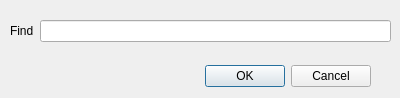
<?xml version="1.0" encoding="UTF-8"?>
<ui version="4.0">
 <class>findDialog</class>
 <widget class="QDialog" name="findDialog">
  <property name="geometry">
   <rect>
    <x>0</x>
    <y>0</y>
    <width>400</width>
    <height>98</height>
   </rect>
  </property>
  <property name="windowTitle">
   <string>Dialog</string>
  </property>
  <widget class="QDialogButtonBox" name="buttonBox">
   <property name="geometry">
    <rect>
     <x>30</x>
     <y>60</y>
     <width>341</width>
     <height>32</height>
    </rect>
   </property>
   <property name="orientation">
    <enum>Qt::Horizontal</enum>
   </property>
   <property name="standardButtons">
    <set>QDialogButtonBox::Cancel|QDialogButtonBox::Ok</set>
   </property>
  </widget>
  <widget class="QWidget" name="">
   <property name="geometry">
    <rect>
     <x>10</x>
     <y>20</y>
     <width>381</width>
     <height>22</height>
    </rect>
   </property>
   <layout class="QHBoxLayout" name="horizontalLayout">
    <item>
     <widget class="QLabel" name="label">
      <property name="text">
       <string>Find</string>
      </property>
     </widget>
    </item>
    <item>
     <widget class="QLineEdit" name="lineEdit"/>
    </item>
   </layout>
  </widget>
 </widget>
 <resources/>
 <connections>
  <connection>
   <sender>buttonBox</sender>
   <signal>accepted()</signal>
   <receiver>findDialog</receiver>
   <slot>accept()</slot>
   <hints>
    <hint type="sourcelabel">
     <x>248</x>
     <y>254</y>
    </hint>
    <hint type="destinationlabel">
     <x>157</x>
     <y>274</y>
    </hint>
   </hints>
  </connection>
  <connection>
   <sender>buttonBox</sender>
   <signal>rejected()</signal>
   <receiver>findDialog</receiver>
   <slot>reject()</slot>
   <hints>
    <hint type="sourcelabel">
     <x>316</x>
     <y>260</y>
    </hint>
    <hint type="destinationlabel">
     <x>286</x>
     <y>274</y>
    </hint>
   </hints>
  </connection>
 </connections>
</ui>
